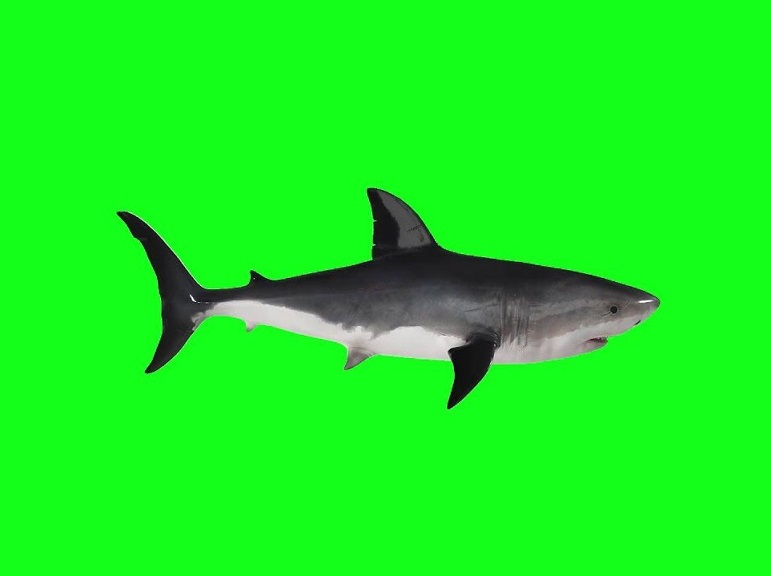
#> input picture images/shark_green_background.jpg, 771 x 576 px
$ jupyter execute --allow-errors 004_Green_Background.ipynb   (shell and % lines are left out)
#> lines starting #> are read from the running program, lines starting #| are printed output that depends on the picture; after the words box and inside, x2 and y2 are one past the last pixel; in counts of white or black regions, pixels touching at a corner belong together
# Color Threshold, Green Screen

### Import resources

[cell 1]
import matplotlib.pyplot as plt
import matplotlib.image as mpimg

import numpy as np
import cv2

### Read in and display the image

[cell 2]
# Read in the image
image = mpimg.imread('./images/shark_green_background.jpg')
#> image is the input picture: shape (576, 771, 3); mean R, G, B 26.9, 238.2, 32.2

# Print out the image dimensions (height, width, and depth (color))
print('Image dimensions:', image.shape)
#| Image dimensions: (576, 771, 3)

[cell 3]
# Display the image
plt.imshow(image)

### Define the color threshold

[cell 4]
## TODO: Define our color selection boundaries in RGB values
lower_green = np.array([0,230,0])
upper_green = np.array([230,255,230])

### Create a mask

[cell 5]
# Define the masked area
mask = cv2.inRange(image, lower_green, upper_green)
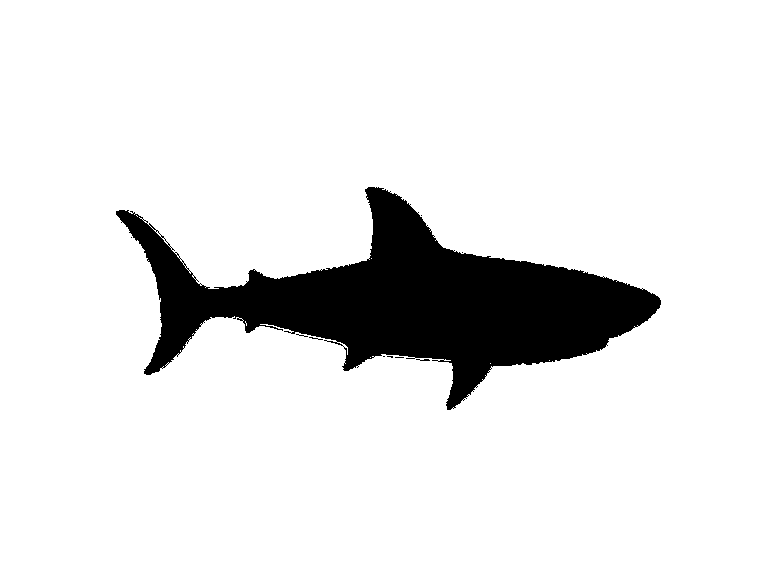
#> mask: shape (576, 771); 89.7% white; 10 black regions (9 under 20 px), largest, box (x1, y1, x2, y2) and area: (116, 187, 661, 410) 45509

# Vizualize the mask
plt.imshow(mask, cmap='gray')

[cell 6]
# Mask the image to let the car show through
masked_image = np.copy(image)

masked_image[mask != 0] = [0, 0, 0]
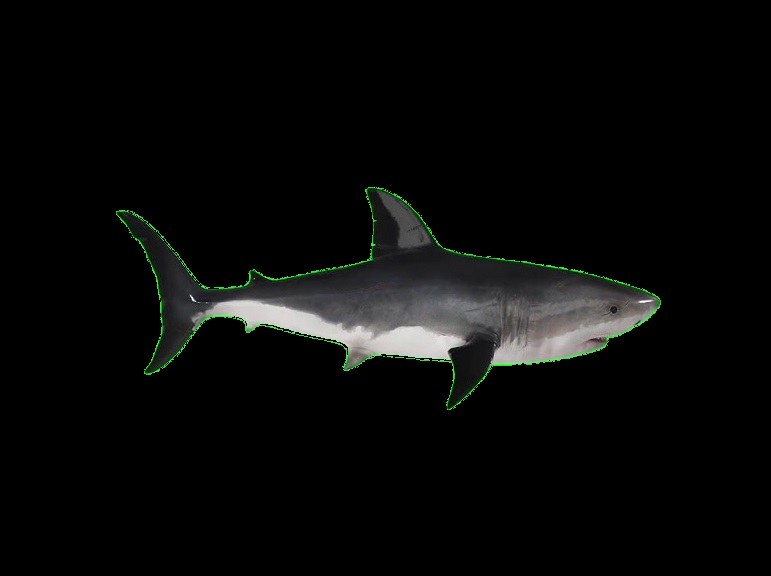
#> masked_image: shape (576, 771, 3); mean R, G, B 8.7, 9.5, 8.6

# Display it
plt.imshow(masked_image)

### Mask and add a background image

[cell 7]
# Load in a background image, and convert it to RGB
background_image = cv2.imread('./images/sky.jpg')
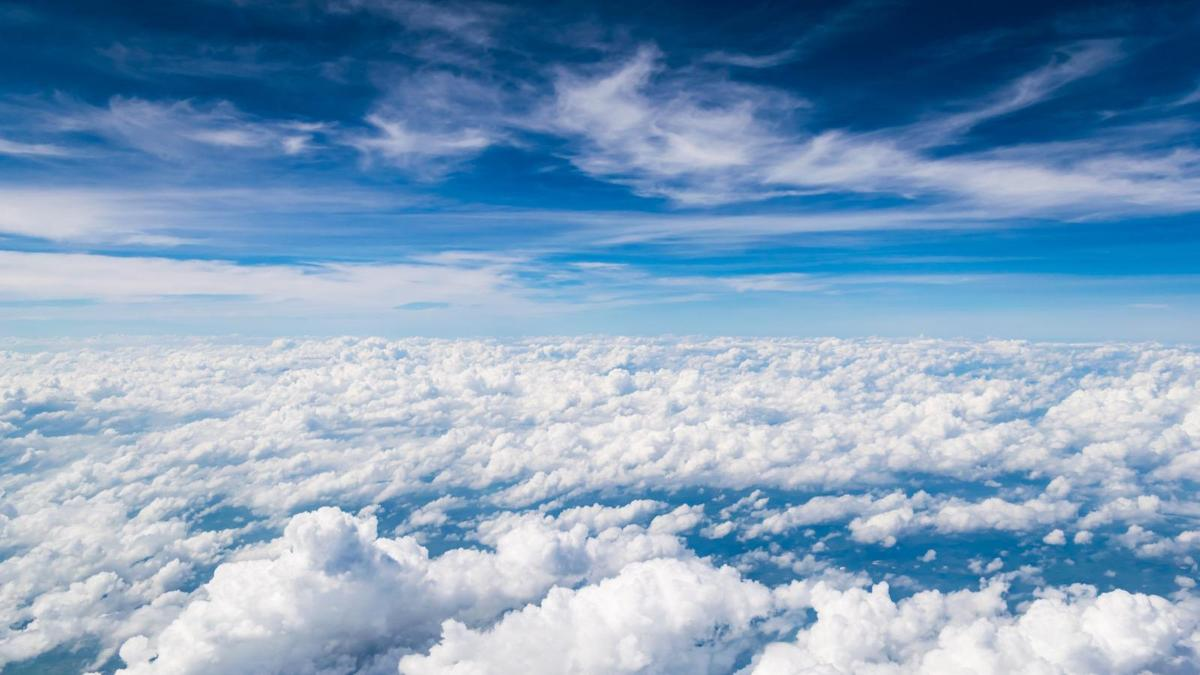
#> input picture images/sky.jpg, 1200 x 675 px
#> background_image is the input picture: shape (675, 1200, 3); mean B, G, R 189.5, 159.6, 128.4
background_image = cv2.cvtColor(background_image, cv2.COLOR_BGR2RGB)

# Crop it to the right size
crop_background = background_image[0:720, 0:1200]


# Mask the cropped background
#> (the rest of this cell did not finish here and is left out)
